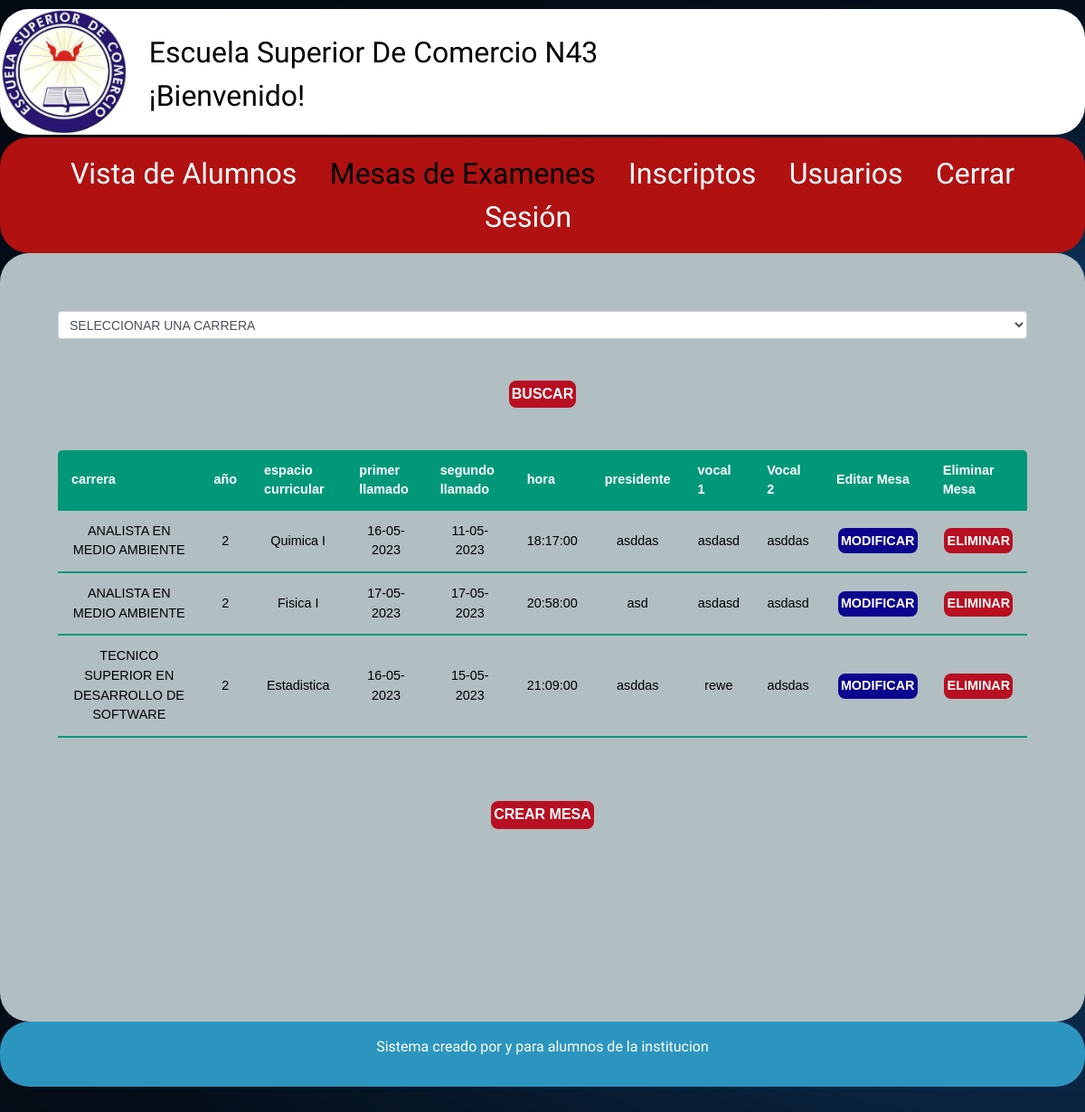
The page /admin/propiedades/admincarreras.php (signed in) on the database its author committed.
### tables this page shows
CREATE TABLE IF NOT EXISTS `examenes` (
  `id_examenes` int(11) NOT NULL AUTO_INCREMENT,
  `carrera` int(11) NOT NULL DEFAULT 0,
  `anio` int(11) NOT NULL DEFAULT 0,
  `espacio_curricular` int(11) NOT NULL DEFAULT 0,
  `llamado_1` date NOT NULL,
  `llamado_2` date NOT NULL,
  `hora` time NOT NULL,
  `presidente` varchar(50) NOT NULL DEFAULT '',
  `vocal_1` varchar(50) NOT NULL DEFAULT '',
  `vocal_2` varchar(50) NOT NULL DEFAULT '',
  PRIMARY KEY (`id_examenes`) USING BTREE
);

CREATE TABLE IF NOT EXISTS `carreras` (
  `id_carreras` int(11) NOT NULL AUTO_INCREMENT,
  `nombre` varchar(50) DEFAULT NULL,
  PRIMARY KEY (`id_carreras`) USING BTREE
);

CREATE TABLE IF NOT EXISTS `mat` (
  `id_mat` int(11) DEFAULT NULL,
  `descrip_mat` varchar(50) DEFAULT NULL,
  `anio_mat` int(11) DEFAULT NULL,
  `carrera_mat` int(11) DEFAULT NULL
);

### admin/propiedades/admincarreras.php (the view, shortened to what this page needs)
<?php
   $conex = mysqli_connect("localhost","root","","proyecto_db");
?>
<!DOCTYPE html>
<html lang="en">
<head>
    <link rel="stylesheet" href="../../css/normalize.css">
    <link rel="stylesheet" href="../../css/admin.css">
    <link rel="stylesheet" href="../../css/tabla.css">
    <link rel="stylesheet" href="https://cdn.jsdelivr.net/npm/bootstrap@4.0.0/dist/css/bootstrap.min.css">
    <link href="https://cdn.jsdelivr.net/npm/select2@4.1.0-rc.0/dist/css/select2.min.css" rel="stylesheet" />
  </head>
<body>
<?php
     include '../../includes/header.php';
    ?>
                <nav class="navegacion">
                    <a class="navegacion__enlace" href="../../carreras.php">Vista de Alumnos</a>
                    <a class="navegacion__enlace navegacion__enlace--activo" href="admincarreras.php">Mesas de Examenes</a>
                    <a class="navegacion__enlace" href="admininscriptos.php">Inscriptos</a>
                    <a class="navegacion__enlace" href="adminusuarios.php">Usuarios</a>
                    <a class="navegacion__enlace" href="../../cerrarSession.php">Cerrar Sesión</a>
                </nav>
             <div class="asignatura">
<form  method="post">
  <select name="carr" class="form-control form-control-sm">
    <option value="<?php echo $mostrar['carrera']; ?>">SELECCIONAR UNA CARRERA</option>
        </select>
          <br>
          <input type="submit" class="asign1" name="sexo" value="Buscar">
          </form>
<table class="content-table">
<thead>
  <tr>
      <th>carrera</th>
      <th>año</th>
      <th>espacio curricular</th>
      <th>primer llamado</th>
      <th>segundo llamado</th>
      <th>hora</th>
      <th>presidente</th>
      <th>vocal 1</th>
      <th>Vocal 2</th>
      <th>Editar Mesa</th>
      <th>Eliminar Mesa</th>
  </tr>
</thead>
<tbody>
  <?php
if(isset($_POST['sexo'])){
$carr = $_POST['carr'];
$sql="SELECT e.id_examenes, c.nombre as carrera, anio, m.descrip_mat, DATE_FORMAT( llamado_1 ,  '%d-%m-%Y' ) AS llamado_1,
llamado_1 as llamado1, llamado_2 as llamado2,
DATE_FORMAT( llamado_2 ,  '%d-%m-%Y' ) AS llamado_2, hora, presidente, vocal_1, vocal_2
from examenes e
LEFT JOIN mat m ON m.id_mat = e.espacio_curricular
LEFT JOIN carreras c ON c.id_carreras = e.carrera
where carrera = '$carr' ";
}else{
  $sql="SELECT e.id_examenes, c.nombre as carrera, anio, m.descrip_mat, DATE_FORMAT( llamado_1 ,  '%d-%m-%Y' ) AS llamado_1,
llamado_1 as llamado1, llamado_2 as llamado2,
DATE_FORMAT( llamado_2 ,  '%d-%m-%Y' ) AS llamado_2, hora, presidente, vocal_1, vocal_2
from examenes e
LEFT JOIN mat m ON m.id_mat = e.espacio_curricular
LEFT JOIN carreras c ON c.id_carreras = e.carrera";
}
$result=mysqli_query($conex,$sql);
while($mostrar=mysqli_fetch_array($result)){
  $botonElim = 'eliminarB'.$mostrar['id_examenes'];
?>
<tr>
  <td><?php echo $mostrar['carrera']?></td>
  <td><?php echo $mostrar['anio']?></td>
  <td><?php echo $mostrar['descrip_mat']?></td>
  <td><?php echo $mostrar['llamado_1']?></td>
  <td><?php echo $mostrar['llamado_2']?></td>
  <td><?php echo $mostrar['hora']?></td>
  <td><?php echo $mostrar['presidente']?></td>
  <td><?php echo $mostrar['vocal_1']?></td>
  <td><?php echo $mostrar['vocal_2']?></td>
  <td>
<form method="post">
<button type="button" class="asign2 editbtn" data-toggle="modal" data-target="#editar<?php echo $mostrar['id_examenes']; ?>">
  Modificar
</td>
<td>
        <form method="post">
        <input type="submit" class="asign1" name="<?php echo $botonElim; ?>" value="Eliminar">
        </td>
</tr>
<div class="modal-body" style="background-color:#b1bfc2;">
</tbody>
        </div>
<?php
}
?>
<br>
<button class="asign1" type="button" data-toggle="modal" data-target="#agregarcarrera"> Crear Mesa</button>
<div class="carrera"></div>
</body>
<?php
     include '../../includes/footer.php';
    ?>
</html>

### css/admin.css (style rules this page uses)
:root { --primario: #b1bfc2; --primarioOscuro: #2c95bf; --secundario: #b11111; --secundarioOscuro: rgb(233,287,2); --blanco: #FFF; --negro: #000; --fuentePrincipal: 'Staatliches', cursive; }
html { box-sizing: border-box; }
*, *::before, *::after { box-sizing: inherit; }
body { background-image: url(../img/index.jpg); background-repeat: no-repeat; background-size: cover; font-size: 1.6rem; line-height: 1.5; padding-bottom: 2rem; min-height: 100vh; }
a { text-decoration: none; }
.navegacion { display: block; justify-content: space-between; flex-direction: column; background-color: var(--secundario); padding: 1rem; text-align: center; margin: 0 auto; border-radius: 2rem; text-decoration: none; }
@media (min-width: 768px) { .navegacion { flex-direction: row; } }
.navegacion__enlace { font-family: var(--fuentePrincipal); width: 60%; color: var(--blanco); font-size: 2rem; margin-right: 2rem; text-decoration: none; }
@media (min-width: 768px) { .navegacion__enlace { width: fit-content; } }
.navegacion__enlace--activo, .navegacion__enlace:hover { color: var(--negro) }
.carrera { display: block; background-color: var(--primario); font-family: Arial, Helvetica, sans-serif; text-align: center; align-items: fit-content; padding: 4rem; margin: 0 auto; border-radius: 2rem; }
.carrera { justify-content: center; }
.asignatura { display: block; background-color: var(--primario); font-family: Arial, Helvetica, sans-serif; text-align: center; align-items: fit-content; padding: 4rem; margin: 0 auto; border-radius: 2rem; }
.asign1 { background-color: #b80f22; color: var(--blanco); text-decoration: none; text-transform: uppercase; font-weight: bold; border-radius: .5rem; padding: 0.2rem; margin: 2%; border-radius: .5rem; width: auto; border: none; }
.asign2 { background-color: #0b058f; color: var(--blanco); text-decoration: none; text-transform: uppercase; font-weight: bold; border-radius: .5rem; padding: 0.2rem; margin: 2%; border-radius: .5rem; width: auto; border: none; }
@media (min-width: 480px) { .asign2 { width: auto; } }

### css/tabla.css (style rules this page uses)
.content-table { display: block; border-collapse: collapse; margin: 25px 0; font-size: 0.9em; min-width: 400px; border-radius: 5px 5px 0 0; overflow: hidden; }
@media (min-width: 480px) { .content-table { display: block; overflow-x: auto; } }
.content-table thead tr { background-color: #009879; color: #ffffff; text-align: left; font-weight: bold; }
.content-table th, .content-table td { padding: 12px 15px; }
.content-table tbody tr { border-bottom: 1px soild #dddddd; color: #000; }
.content-table tbody tr:last-of-type { border-bottom: 2px solid #009879; }

### rows shown on the page
examenes: carreras.nombre "ANALISTA EN MEDIO AMBIENTE", anio "2", mat.descrip_mat "Quimica I", llamado_1 "16-05-2023", llamado_2 "11-05-2023", hora "18:17:00", presidente "asddas", vocal_1 "asdasd", vocal_2 "asddas"
examenes: carreras.nombre "ANALISTA EN MEDIO AMBIENTE", anio "2", mat.descrip_mat "Fisica I", llamado_1 "17-05-2023", llamado_2 "17-05-2023", hora "20:58:00", presidente "asd", vocal_1 "asdasd", vocal_2 "asdasd"
examenes: carreras.nombre "TECNICO SUPERIOR EN DESARROLLO DE SOFTWARE", anio "2", mat.descrip_mat "Estadistica", llamado_1 "16-05-2023", llamado_2 "15-05-2023", hora "21:09:00", presidente "asddas", vocal_1 "rewe", vocal_2 "adsdas"
